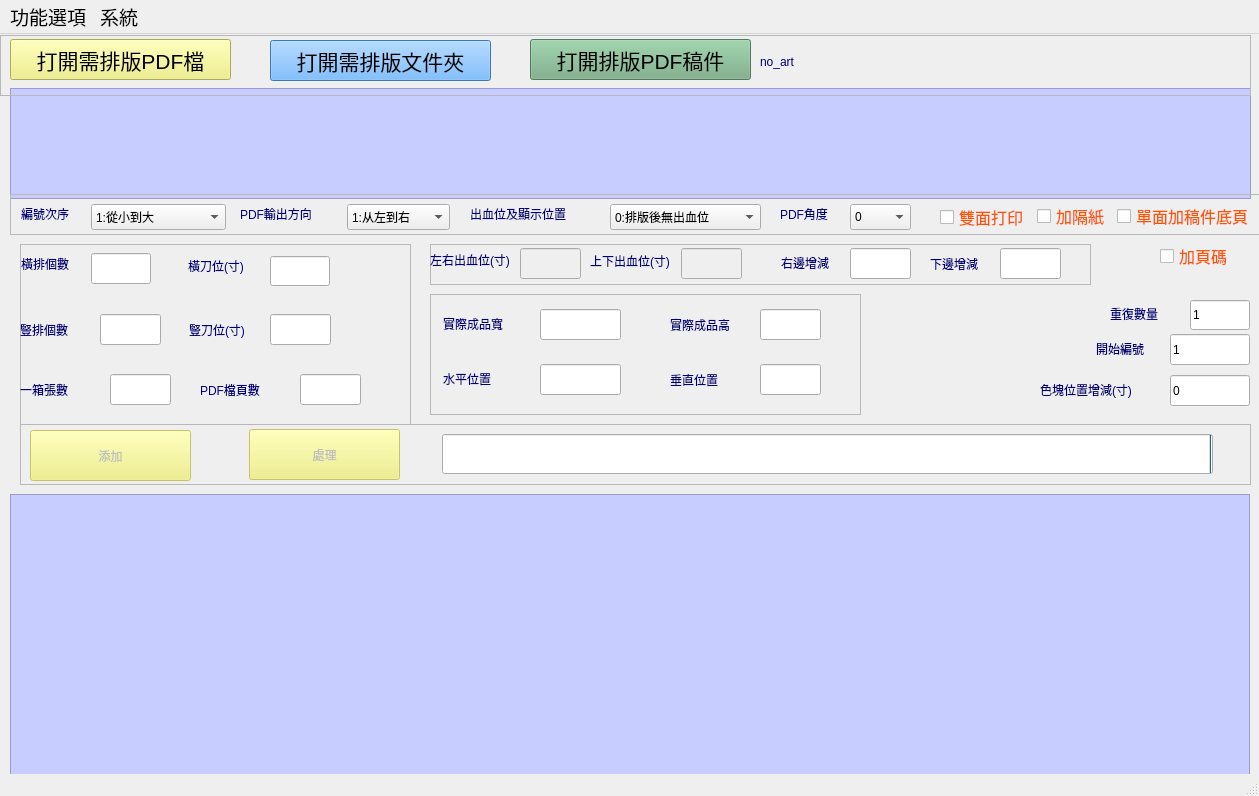
<?xml version="1.0" encoding="UTF-8"?>
<ui version="4.0">
 <class>MainWindow</class>
 <widget class="QMainWindow" name="MainWindow">
  <property name="geometry">
   <rect>
    <x>0</x>
    <y>0</y>
    <width>1259</width>
    <height>796</height>
   </rect>
  </property>
  <property name="windowTitle">
   <string>PDF排版及數據處理軟件</string>
  </property>
  <property name="windowIcon">
   <iconset resource="resourcefile.qrc">
    <normaloff>:/ico_file/sourcefile/title.ico</normaloff>:/ico_file/sourcefile/title.ico</iconset>
  </property>
  <property name="styleSheet">
   <string notr="true">QLabel{
	color: rgb(0, 0, 127);
	font: 12pt &quot;Microsoft Sans Serif&quot;;
}
QComboBox{
	font: 12pt &quot;Microsoft Sans Serif&quot;;
}
QLineEdit{
font: 12pt &quot;Microsoft Sans Serif&quot;;
}
QTableView{
	border-color: rgb(0, 85, 0);
	
	alternate-background-color: rgb(230, 201, 255);
	background-color: rgb(199, 205, 255);
/*	selection-background-color: rgb(85, 255, 0);*/

}
QPushButton{
	/*background-color: rgb(170, 255, 127);*/
	
	font: 16pt &quot;Microsoft Sans Serif&quot;;
	
	background-color: rgb(239, 239, 119);
}
QCheckBox{
font: 12pt &quot;Microsoft Sans Serif&quot;;
	color: rgb(255, 85, 0);
}</string>
  </property>
  <widget class="QWidget" name="centralwidget">
   <widget class="QTableView" name="process_tableView2">
    <property name="geometry">
     <rect>
      <x>10</x>
      <y>460</y>
      <width>1240</width>
      <height>301</height>
     </rect>
    </property>
    <property name="alternatingRowColors">
     <bool>true</bool>
    </property>
    <property name="selectionMode">
     <enum>QAbstractItemView::SingleSelection</enum>
    </property>
    <property name="selectionBehavior">
     <enum>QAbstractItemView::SelectRows</enum>
    </property>
   </widget>
   <widget class="QTableView" name="open_tableView1">
    <property name="geometry">
     <rect>
      <x>10</x>
      <y>54</y>
      <width>1241</width>
      <height>111</height>
     </rect>
    </property>
    <property name="alternatingRowColors">
     <bool>true</bool>
    </property>
    <property name="selectionMode">
     <enum>QAbstractItemView::SingleSelection</enum>
    </property>
    <property name="selectionBehavior">
     <enum>QAbstractItemView::SelectRows</enum>
    </property>
    <attribute name="horizontalHeaderCascadingSectionResizes">
     <bool>false</bool>
    </attribute>
    <attribute name="horizontalHeaderDefaultSectionSize">
     <number>50</number>
    </attribute>
    <attribute name="horizontalHeaderStretchLastSection">
     <bool>true</bool>
    </attribute>
   </widget>
   <widget class="QFrame" name="frame_act_size">
    <property name="geometry">
     <rect>
      <x>430</x>
      <y>260</y>
      <width>431</width>
      <height>121</height>
     </rect>
    </property>
    <property name="frameShape">
     <enum>QFrame::StyledPanel</enum>
    </property>
    <property name="frameShadow">
     <enum>QFrame::Raised</enum>
    </property>
    <widget class="QLineEdit" name="lineEdit_r3c3">
     <property name="enabled">
      <bool>true</bool>
     </property>
     <property name="geometry">
      <rect>
       <x>110</x>
       <y>70</y>
       <width>81</width>
       <height>31</height>
      </rect>
     </property>
     <property name="text">
      <string/>
     </property>
    </widget>
    <widget class="QLabel" name="label_15">
     <property name="geometry">
      <rect>
       <x>13</x>
       <y>75</y>
       <width>91</width>
       <height>20</height>
      </rect>
     </property>
     <property name="text">
      <string>水平位置</string>
     </property>
    </widget>
    <widget class="QLineEdit" name="lineEdit_r2c3">
     <property name="enabled">
      <bool>true</bool>
     </property>
     <property name="geometry">
      <rect>
       <x>110</x>
       <y>15</y>
       <width>81</width>
       <height>31</height>
      </rect>
     </property>
    </widget>
    <widget class="QLabel" name="label_14">
     <property name="geometry">
      <rect>
       <x>13</x>
       <y>20</y>
       <width>91</width>
       <height>20</height>
      </rect>
     </property>
     <property name="text">
      <string>實際成品寬</string>
     </property>
    </widget>
    <widget class="QLabel" name="label_16">
     <property name="geometry">
      <rect>
       <x>240</x>
       <y>70</y>
       <width>91</width>
       <height>31</height>
      </rect>
     </property>
     <property name="text">
      <string>垂直位置</string>
     </property>
    </widget>
    <widget class="QLineEdit" name="lineEdit_r2c4">
     <property name="enabled">
      <bool>true</bool>
     </property>
     <property name="geometry">
      <rect>
       <x>330</x>
       <y>15</y>
       <width>61</width>
       <height>31</height>
      </rect>
     </property>
    </widget>
    <widget class="QLineEdit" name="lineEdit_r3c4">
     <property name="enabled">
      <bool>true</bool>
     </property>
     <property name="geometry">
      <rect>
       <x>330</x>
       <y>70</y>
       <width>61</width>
       <height>31</height>
      </rect>
     </property>
     <property name="text">
      <string/>
     </property>
    </widget>
    <widget class="QLabel" name="label_13">
     <property name="geometry">
      <rect>
       <x>240</x>
       <y>15</y>
       <width>91</width>
       <height>31</height>
      </rect>
     </property>
     <property name="text">
      <string>實際成品高</string>
     </property>
    </widget>
   </widget>
   <widget class="QFrame" name="frame_bleeding">
    <property name="geometry">
     <rect>
      <x>430</x>
      <y>210</y>
      <width>661</width>
      <height>41</height>
     </rect>
    </property>
    <property name="toolTip">
     <string>出血位</string>
    </property>
    <property name="frameShape">
     <enum>QFrame::StyledPanel</enum>
    </property>
    <property name="frameShadow">
     <enum>QFrame::Raised</enum>
    </property>
    <widget class="QLineEdit" name="lineEdit_r1c6">
     <property name="geometry">
      <rect>
       <x>570</x>
       <y>4</y>
       <width>61</width>
       <height>31</height>
      </rect>
     </property>
    </widget>
    <widget class="QLabel" name="label_18">
     <property name="geometry">
      <rect>
       <x>500</x>
       <y>4</y>
       <width>81</width>
       <height>31</height>
      </rect>
     </property>
     <property name="text">
      <string>下邊增減</string>
     </property>
    </widget>
    <widget class="QLineEdit" name="lineEdit_r1c5">
     <property name="geometry">
      <rect>
       <x>420</x>
       <y>4</y>
       <width>61</width>
       <height>31</height>
      </rect>
     </property>
    </widget>
    <widget class="QLabel" name="label_17">
     <property name="geometry">
      <rect>
       <x>351</x>
       <y>3</y>
       <width>81</width>
       <height>31</height>
      </rect>
     </property>
     <property name="text">
      <string>右邊增減</string>
     </property>
    </widget>
    <widget class="QLabel" name="label_7">
     <property name="geometry">
      <rect>
       <x>0</x>
       <y>0</y>
       <width>81</width>
       <height>31</height>
      </rect>
     </property>
     <property name="text">
      <string>左右出血位(寸)</string>
     </property>
    </widget>
    <widget class="QLineEdit" name="lineEdit_r1c3">
     <property name="enabled">
      <bool>false</bool>
     </property>
     <property name="geometry">
      <rect>
       <x>90</x>
       <y>4</y>
       <width>61</width>
       <height>31</height>
      </rect>
     </property>
    </widget>
    <widget class="QLabel" name="label_8">
     <property name="geometry">
      <rect>
       <x>160</x>
       <y>1</y>
       <width>81</width>
       <height>31</height>
      </rect>
     </property>
     <property name="text">
      <string>上下出血位(寸)</string>
     </property>
    </widget>
    <widget class="QLineEdit" name="lineEdit_r1c4">
     <property name="enabled">
      <bool>false</bool>
     </property>
     <property name="geometry">
      <rect>
       <x>251</x>
       <y>4</y>
       <width>61</width>
       <height>31</height>
      </rect>
     </property>
    </widget>
   </widget>
   <widget class="QFrame" name="frame">
    <property name="geometry">
     <rect>
      <x>20</x>
      <y>210</y>
      <width>391</width>
      <height>181</height>
     </rect>
    </property>
    <property name="frameShape">
     <enum>QFrame::StyledPanel</enum>
    </property>
    <property name="frameShadow">
     <enum>QFrame::Raised</enum>
    </property>
    <widget class="QLineEdit" name="lineEdit_r3c2">
     <property name="geometry">
      <rect>
       <x>280</x>
       <y>130</y>
       <width>61</width>
       <height>31</height>
      </rect>
     </property>
    </widget>
    <widget class="QLabel" name="label_5">
     <property name="geometry">
      <rect>
       <x>1</x>
       <y>10</y>
       <width>64</width>
       <height>20</height>
      </rect>
     </property>
     <property name="text">
      <string>橫排個數</string>
     </property>
    </widget>
    <widget class="QLineEdit" name="lineEdit_r2c2">
     <property name="geometry">
      <rect>
       <x>250</x>
       <y>70</y>
       <width>61</width>
       <height>31</height>
      </rect>
     </property>
    </widget>
    <widget class="QLabel" name="label_9">
     <property name="geometry">
      <rect>
       <x>169</x>
       <y>70</y>
       <width>81</width>
       <height>31</height>
      </rect>
     </property>
     <property name="text">
      <string>豎刀位(寸)</string>
     </property>
    </widget>
    <widget class="QLabel" name="label_11">
     <property name="geometry">
      <rect>
       <x>0</x>
       <y>130</y>
       <width>81</width>
       <height>31</height>
      </rect>
     </property>
     <property name="text">
      <string>一箱張數</string>
     </property>
    </widget>
    <widget class="QLabel" name="label_6">
     <property name="geometry">
      <rect>
       <x>168</x>
       <y>12</y>
       <width>74</width>
       <height>20</height>
      </rect>
     </property>
     <property name="text">
      <string>橫刀位(寸)</string>
     </property>
    </widget>
    <widget class="QLabel" name="label_12">
     <property name="geometry">
      <rect>
       <x>180</x>
       <y>130</y>
       <width>81</width>
       <height>31</height>
      </rect>
     </property>
     <property name="text">
      <string>PDF檔頁數</string>
     </property>
    </widget>
    <widget class="QLineEdit" name="lineEdit_r1c1">
     <property name="geometry">
      <rect>
       <x>71</x>
       <y>9</y>
       <width>60</width>
       <height>31</height>
      </rect>
     </property>
    </widget>
    <widget class="QLineEdit" name="lineEdit_r3c1">
     <property name="geometry">
      <rect>
       <x>90</x>
       <y>130</y>
       <width>61</width>
       <height>31</height>
      </rect>
     </property>
    </widget>
    <widget class="QLineEdit" name="lineEdit_r1c2">
     <property name="geometry">
      <rect>
       <x>250</x>
       <y>12</y>
       <width>60</width>
       <height>30</height>
      </rect>
     </property>
    </widget>
    <widget class="QLabel" name="label_10">
     <property name="geometry">
      <rect>
       <x>0</x>
       <y>70</y>
       <width>81</width>
       <height>31</height>
      </rect>
     </property>
     <property name="text">
      <string>豎排個數</string>
     </property>
    </widget>
    <widget class="QLineEdit" name="lineEdit_r2c1">
     <property name="geometry">
      <rect>
       <x>80</x>
       <y>70</y>
       <width>61</width>
       <height>31</height>
      </rect>
     </property>
    </widget>
   </widget>
   <widget class="QFrame" name="frame_2">
    <property name="geometry">
     <rect>
      <x>10</x>
      <y>160</y>
      <width>1251</width>
      <height>41</height>
     </rect>
    </property>
    <property name="frameShape">
     <enum>QFrame::StyledPanel</enum>
    </property>
    <property name="frameShadow">
     <enum>QFrame::Raised</enum>
    </property>
    <widget class="QComboBox" name="comboBox_rotate">
     <property name="geometry">
      <rect>
       <x>840</x>
       <y>10</y>
       <width>61</width>
       <height>26</height>
      </rect>
     </property>
     <property name="currentIndex">
      <number>0</number>
     </property>
     <item>
      <property name="text">
       <string extracomment="a">0</string>
      </property>
     </item>
     <item>
      <property name="text">
       <string extracomment="b">90</string>
      </property>
     </item>
     <item>
      <property name="text">
       <string extracomment="c">180</string>
      </property>
     </item>
     <item>
      <property name="text">
       <string>270</string>
      </property>
     </item>
    </widget>
    <widget class="QComboBox" name="comboBox1">
     <property name="geometry">
      <rect>
       <x>81</x>
       <y>10</y>
       <width>135</width>
       <height>26</height>
      </rect>
     </property>
     <property name="currentIndex">
      <number>0</number>
     </property>
     <item>
      <property name="text">
       <string extracomment="a">1:從小到大</string>
      </property>
     </item>
     <item>
      <property name="text">
       <string extracomment="b">2:從大到小</string>
      </property>
     </item>
     <item>
      <property name="text">
       <string extracomment="c">3:兜圈順序打印</string>
      </property>
     </item>
     <item>
      <property name="text">
       <string>4:分切成品-順序</string>
      </property>
     </item>
     <item>
      <property name="text">
       <string>5:分切成品-倒序</string>
      </property>
     </item>
    </widget>
    <widget class="QLabel" name="label_2">
     <property name="geometry">
      <rect>
       <x>11</x>
       <y>10</y>
       <width>64</width>
       <height>20</height>
      </rect>
     </property>
     <property name="text">
      <string>編號次序</string>
     </property>
    </widget>
    <widget class="QLabel" name="label_3">
     <property name="geometry">
      <rect>
       <x>230</x>
       <y>10</y>
       <width>111</width>
       <height>20</height>
      </rect>
     </property>
     <property name="autoFillBackground">
      <bool>false</bool>
     </property>
     <property name="text">
      <string>PDF輸出方向</string>
     </property>
    </widget>
    <widget class="QLabel" name="label_4">
     <property name="geometry">
      <rect>
       <x>460</x>
       <y>10</y>
       <width>141</width>
       <height>20</height>
      </rect>
     </property>
     <property name="text">
      <string>出血位及顯示位置</string>
     </property>
    </widget>
    <widget class="QCheckBox" name="checkBox1">
     <property name="geometry">
      <rect>
       <x>930</x>
       <y>11</y>
       <width>87</width>
       <height>24</height>
      </rect>
     </property>
     <property name="font">
      <font>
       <family>Microsoft Sans Serif</family>
       <pointsize>12</pointsize>
       <weight>50</weight>
       <italic>false</italic>
       <bold>false</bold>
      </font>
     </property>
     <property name="text">
      <string>雙面打印</string>
     </property>
     <property name="checked">
      <bool>false</bool>
     </property>
    </widget>
    <widget class="QComboBox" name="comboBox3">
     <property name="geometry">
      <rect>
       <x>600</x>
       <y>10</y>
       <width>151</width>
       <height>26</height>
      </rect>
     </property>
     <property name="currentIndex">
      <number>0</number>
     </property>
     <item>
      <property name="text">
       <string extracomment="a">0:排版後無出血位</string>
      </property>
     </item>
     <item>
      <property name="text">
       <string extracomment="b">1:左上角水平位置</string>
      </property>
     </item>
     <item>
      <property name="text">
       <string>2:左上角垂直位置</string>
      </property>
     </item>
     <item>
      <property name="text">
       <string>3:右上角水平位置</string>
      </property>
     </item>
     <item>
      <property name="text">
       <string>4:右上角垂直位置</string>
      </property>
     </item>
     <item>
      <property name="text">
       <string>5:左下角水平位置</string>
      </property>
     </item>
     <item>
      <property name="text">
       <string>6:左下角垂直位置</string>
      </property>
     </item>
     <item>
      <property name="text">
       <string>7:右下角水平位置</string>
      </property>
     </item>
     <item>
      <property name="text">
       <string>8:右下角垂直位置</string>
      </property>
     </item>
    </widget>
    <widget class="QCheckBox" name="checkBox_blank2">
     <property name="geometry">
      <rect>
       <x>1107</x>
       <y>10</y>
       <width>141</width>
       <height>24</height>
      </rect>
     </property>
     <property name="font">
      <font>
       <family>Microsoft Sans Serif</family>
       <pointsize>12</pointsize>
       <weight>50</weight>
       <italic>false</italic>
       <bold>false</bold>
      </font>
     </property>
     <property name="text">
      <string>單面加稿件底頁</string>
     </property>
     <property name="checked">
      <bool>false</bool>
     </property>
    </widget>
    <widget class="QLabel" name="label_19">
     <property name="geometry">
      <rect>
       <x>770</x>
       <y>10</y>
       <width>64</width>
       <height>20</height>
      </rect>
     </property>
     <property name="text">
      <string>PDF角度</string>
     </property>
    </widget>
    <widget class="QComboBox" name="comboBox2">
     <property name="geometry">
      <rect>
       <x>337</x>
       <y>10</y>
       <width>103</width>
       <height>26</height>
      </rect>
     </property>
     <property name="currentIndex">
      <number>0</number>
     </property>
     <item>
      <property name="text">
       <string extracomment="a">1:从左到右</string>
      </property>
     </item>
     <item>
      <property name="text">
       <string extracomment="b">2:从上到下</string>
      </property>
     </item>
    </widget>
    <widget class="QCheckBox" name="checkBox_blank">
     <property name="geometry">
      <rect>
       <x>1027</x>
       <y>10</y>
       <width>87</width>
       <height>24</height>
      </rect>
     </property>
     <property name="font">
      <font>
       <family>Microsoft Sans Serif</family>
       <pointsize>12</pointsize>
       <weight>50</weight>
       <italic>false</italic>
       <bold>false</bold>
      </font>
     </property>
     <property name="text">
      <string>加隔紙</string>
     </property>
     <property name="checked">
      <bool>false</bool>
     </property>
    </widget>
   </widget>
   <widget class="QFrame" name="frame_3">
    <property name="geometry">
     <rect>
      <x>20</x>
      <y>390</y>
      <width>1231</width>
      <height>61</height>
     </rect>
    </property>
    <property name="frameShape">
     <enum>QFrame::StyledPanel</enum>
    </property>
    <property name="frameShadow">
     <enum>QFrame::Raised</enum>
    </property>
    <widget class="QProgressBar" name="progressBar">
     <property name="geometry">
      <rect>
       <x>422</x>
       <y>10</y>
       <width>771</width>
       <height>40</height>
      </rect>
     </property>
     <property name="font">
      <font>
       <family>Arial</family>
       <pointsize>12</pointsize>
       <weight>75</weight>
       <bold>true</bold>
       <kerning>true</kerning>
      </font>
     </property>
     <property name="layoutDirection">
      <enum>Qt::RightToLeft</enum>
     </property>
     <property name="locale">
      <locale language="English" country="UnitedStates"/>
     </property>
     <property name="value">
      <number>0</number>
     </property>
    </widget>
    <widget class="QPushButton" name="process_pushButton3">
     <property name="enabled">
      <bool>false</bool>
     </property>
     <property name="geometry">
      <rect>
       <x>229</x>
       <y>5</y>
       <width>151</width>
       <height>51</height>
      </rect>
     </property>
     <property name="text">
      <string>處理</string>
     </property>
     <property name="icon">
      <iconset resource="resourcefile.qrc">
       <normaloff>:/ico_file/sourcefile/run.png</normaloff>:/ico_file/sourcefile/run.png</iconset>
     </property>
    </widget>
    <widget class="QPushButton" name="add_pushButton2">
     <property name="enabled">
      <bool>false</bool>
     </property>
     <property name="geometry">
      <rect>
       <x>10</x>
       <y>6</y>
       <width>161</width>
       <height>51</height>
      </rect>
     </property>
     <property name="text">
      <string>添加</string>
     </property>
     <property name="icon">
      <iconset resource="resourcefile.qrc">
       <normaloff>:/ico_file/sourcefile/add2.png</normaloff>:/ico_file/sourcefile/add2.png</iconset>
     </property>
    </widget>
   </widget>
   <widget class="QFrame" name="frame_5">
    <property name="geometry">
     <rect>
      <x>0</x>
      <y>1</y>
      <width>1251</width>
      <height>61</height>
     </rect>
    </property>
    <property name="frameShape">
     <enum>QFrame::StyledPanel</enum>
    </property>
    <property name="frameShadow">
     <enum>QFrame::Raised</enum>
    </property>
    <widget class="QLabel" name="label_art">
     <property name="geometry">
      <rect>
       <x>760</x>
       <y>16</y>
       <width>511</width>
       <height>21</height>
      </rect>
     </property>
     <property name="text">
      <string>no_art</string>
     </property>
    </widget>
    <widget class="QPushButton" name="open_pushButton1">
     <property name="geometry">
      <rect>
       <x>10</x>
       <y>4</y>
       <width>221</width>
       <height>41</height>
      </rect>
     </property>
     <property name="sizePolicy">
      <sizepolicy hsizetype="Minimum" vsizetype="Fixed">
       <horstretch>0</horstretch>
       <verstretch>0</verstretch>
      </sizepolicy>
     </property>
     <property name="font">
      <font>
       <family>Microsoft Sans Serif</family>
       <pointsize>16</pointsize>
       <weight>50</weight>
       <italic>false</italic>
       <bold>false</bold>
      </font>
     </property>
     <property name="text">
      <string>打開需排版PDF檔</string>
     </property>
     <property name="icon">
      <iconset>
       <normaloff>C:/Users/ITProg02/.designer/backup/sourcefile/open2.png</normaloff>C:/Users/ITProg02/.designer/backup/sourcefile/open2.png</iconset>
     </property>
    </widget>
    <widget class="QPushButton" name="open_pushButton_folder">
     <property name="geometry">
      <rect>
       <x>270</x>
       <y>5</y>
       <width>221</width>
       <height>41</height>
      </rect>
     </property>
     <property name="sizePolicy">
      <sizepolicy hsizetype="Minimum" vsizetype="Fixed">
       <horstretch>0</horstretch>
       <verstretch>0</verstretch>
      </sizepolicy>
     </property>
     <property name="font">
      <font>
       <family>Microsoft Sans Serif</family>
       <pointsize>16</pointsize>
       <weight>50</weight>
       <italic>false</italic>
       <bold>false</bold>
      </font>
     </property>
     <property name="styleSheet">
      <string notr="true">background-color: rgb(85, 170, 255);</string>
     </property>
     <property name="text">
      <string>打開需排版文件夾</string>
     </property>
     <property name="icon">
      <iconset>
       <normaloff>C:/Users/ITProg02/.designer/backup/sourcefile/open2.png</normaloff>C:/Users/ITProg02/.designer/backup/sourcefile/open2.png</iconset>
     </property>
    </widget>
    <widget class="QPushButton" name="open_pushButton_art">
     <property name="geometry">
      <rect>
       <x>530</x>
       <y>4</y>
       <width>221</width>
       <height>41</height>
      </rect>
     </property>
     <property name="sizePolicy">
      <sizepolicy hsizetype="Minimum" vsizetype="Fixed">
       <horstretch>0</horstretch>
       <verstretch>0</verstretch>
      </sizepolicy>
     </property>
     <property name="font">
      <font>
       <family>Microsoft Sans Serif</family>
       <pointsize>16</pointsize>
       <weight>50</weight>
       <italic>false</italic>
       <bold>false</bold>
      </font>
     </property>
     <property name="styleSheet">
      <string notr="true">background-color: rgb(115, 170, 130);</string>
     </property>
     <property name="text">
      <string>打開排版PDF稿件</string>
     </property>
     <property name="icon">
      <iconset>
       <normaloff>C:/Users/ITProg02/.designer/backup/sourcefile/open2.png</normaloff>C:/Users/ITProg02/.designer/backup/sourcefile/open2.png</iconset>
     </property>
    </widget>
   </widget>
   <widget class="QCheckBox" name="checkBox_addpage">
    <property name="geometry">
     <rect>
      <x>1160</x>
      <y>210</y>
      <width>87</width>
      <height>24</height>
     </rect>
    </property>
    <property name="font">
     <font>
      <family>Microsoft Sans Serif</family>
      <pointsize>12</pointsize>
      <weight>50</weight>
      <italic>false</italic>
      <bold>false</bold>
     </font>
    </property>
    <property name="text">
     <string>加頁碼</string>
    </property>
    <property name="checked">
     <bool>false</bool>
    </property>
   </widget>
   <widget class="QLineEdit" name="lineEdit_Repeat">
    <property name="geometry">
     <rect>
      <x>1190</x>
      <y>266</y>
      <width>60</width>
      <height>30</height>
     </rect>
    </property>
    <property name="text">
     <string>1</string>
    </property>
   </widget>
   <widget class="QLabel" name="label_20">
    <property name="geometry">
     <rect>
      <x>1110</x>
      <y>270</y>
      <width>74</width>
      <height>20</height>
     </rect>
    </property>
    <property name="text">
     <string>重復數量</string>
    </property>
   </widget>
   <widget class="QLineEdit" name="lineEdit_StartSeq">
    <property name="geometry">
     <rect>
      <x>1170</x>
      <y>300</y>
      <width>80</width>
      <height>31</height>
     </rect>
    </property>
    <property name="text">
     <string>1</string>
    </property>
   </widget>
   <widget class="QLabel" name="label">
    <property name="geometry">
     <rect>
      <x>1096</x>
      <y>304</y>
      <width>81</width>
      <height>21</height>
     </rect>
    </property>
    <property name="text">
     <string>開始編號</string>
    </property>
   </widget>
   <widget class="QLabel" name="label_21">
    <property name="geometry">
     <rect>
      <x>1040</x>
      <y>345</y>
      <width>131</width>
      <height>21</height>
     </rect>
    </property>
    <property name="text">
     <string>色塊位置增減(寸)</string>
    </property>
   </widget>
   <widget class="QLineEdit" name="lineEdit_ColorBlockPosition">
    <property name="geometry">
     <rect>
      <x>1170</x>
      <y>341</y>
      <width>80</width>
      <height>31</height>
     </rect>
    </property>
    <property name="text">
     <string>0</string>
    </property>
   </widget>
  </widget>
  <widget class="QMenuBar" name="menubar">
   <property name="geometry">
    <rect>
     <x>0</x>
     <y>0</y>
     <width>1259</width>
     <height>30</height>
    </rect>
   </property>
   <property name="font">
    <font>
     <pointsize>14</pointsize>
    </font>
   </property>
   <widget class="QMenu" name="menu">
    <property name="font">
     <font>
      <pointsize>14</pointsize>
      <stylestrategy>PreferDefault</stylestrategy>
      <kerning>true</kerning>
     </font>
    </property>
    <property name="contextMenuPolicy">
     <enum>Qt::DefaultContextMenu</enum>
    </property>
    <property name="toolTip">
     <string/>
    </property>
    <property name="whatsThis">
     <string/>
    </property>
    <property name="title">
     <string extracomment="功能選項">功能選項</string>
    </property>
    <addaction name="action1"/>
    <addaction name="action2"/>
    <addaction name="action22"/>
    <addaction name="action_dele"/>
   </widget>
   <widget class="QMenu" name="menu_2">
    <property name="title">
     <string>系統</string>
    </property>
    <addaction name="action_quit"/>
   </widget>
   <addaction name="menu"/>
   <addaction name="menu_2"/>
  </widget>
  <widget class="QStatusBar" name="statusbar"/>
  <action name="action1">
   <property name="icon">
    <iconset resource="resourcefile.qrc">
     <normaloff>:/ico_file/sourcefile/favicon.ico</normaloff>:/ico_file/sourcefile/favicon.ico</iconset>
   </property>
   <property name="text">
    <string>修改PDF成品大小及位置</string>
   </property>
   <property name="font">
    <font>
     <family>Microsoft Sans Serif</family>
     <pointsize>14</pointsize>
    </font>
   </property>
  </action>
  <action name="action22">
   <property name="icon">
    <iconset resource="resourcefile.qrc">
     <normaloff>:/ico_file/sourcefile/save.png</normaloff>:/ico_file/sourcefile/save.png</iconset>
   </property>
   <property name="text">
    <string>修改輸出PDF路徑</string>
   </property>
  </action>
  <action name="action2">
   <property name="icon">
    <iconset resource="resourcefile.qrc">
     <normaloff>:/ico_file/sourcefile/8923926.png</normaloff>:/ico_file/sourcefile/8923926.png</iconset>
   </property>
   <property name="text">
    <string>修改右邊和下邊出血位</string>
   </property>
   <property name="iconText">
    <string>修改右邊和下邊出血位</string>
   </property>
  </action>
  <action name="action_quit">
   <property name="text">
    <string>退出</string>
   </property>
  </action>
  <action name="action_dele">
   <property name="text">
    <string>刪除行</string>
   </property>
  </action>
  <action name="PDFart">
   <property name="checkable">
    <bool>true</bool>
   </property>
   <property name="text">
    <string>PDF稿件只有一面</string>
   </property>
  </action>
 </widget>
 <resources>
  <include location="resourcefile.qrc"/>
 </resources>
 <connections/>
</ui>
